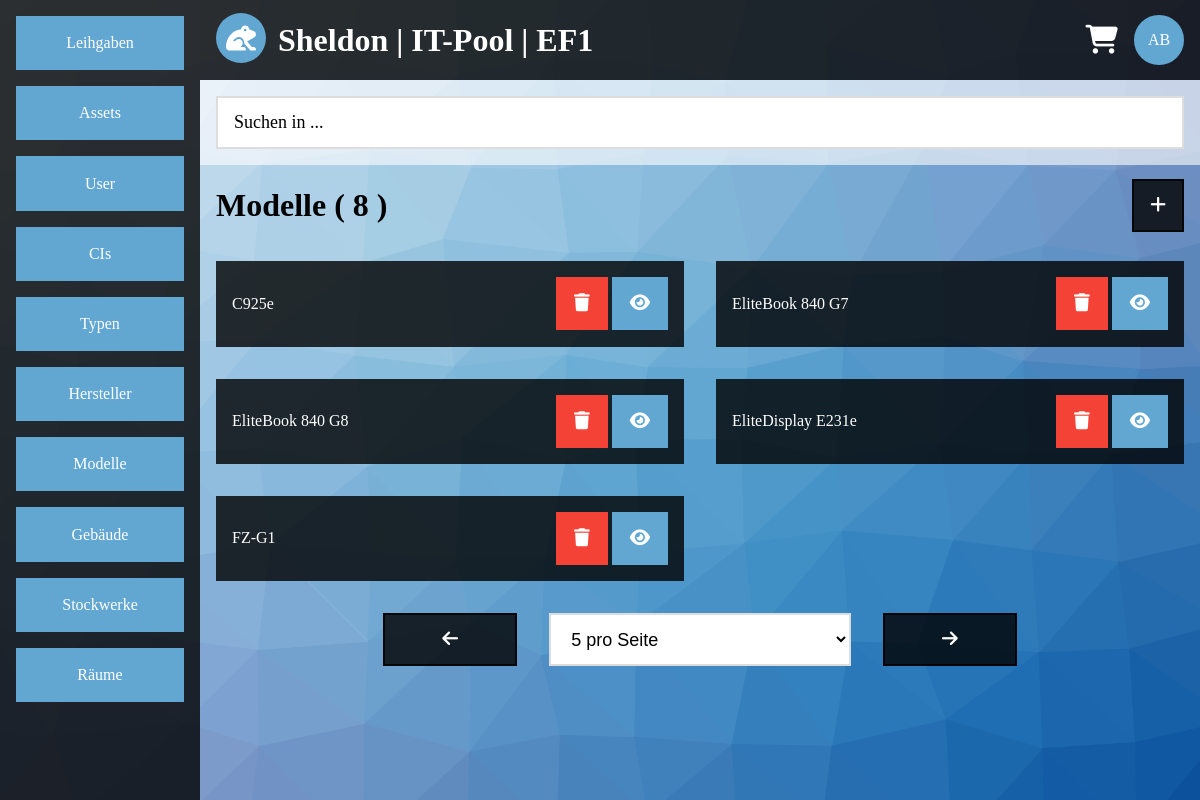
/list.php?category=model&site=0&amount=5 (signed in), run on the app's committed database.
### tables this page shows
CREATE TABLE IF NOT EXISTS `model` (
  `model_id` int(11) NOT NULL AUTO_INCREMENT,
  `model_name` varchar(200) NOT NULL,
  PRIMARY KEY (`model_id`),
  UNIQUE KEY `model_name` (`model_name`)
);

### list.php (the view, shortened to what this page needs)
<?php
require($_SERVER['DOCUMENT_ROOT'].'/include/config.inc.php');
$output = '';
$sql = mysqli_connect($app_sqlhost,$app_sqluser,$app_sqlpasswd,$app_sqldb);
if(!$sql)
{
	$output .= '<div class="container">';
	$output .= '<div class="content-center container white-alpha">';
	$output .= '<h1>Error</h1>';
	$output .= '<div class="panel black-alpha">';
	$output .= '<p>Es konnte keine Datenbankverbindung hergestellt werden.</p>';
	$output .= '</div>';
	$output .= '</div>';
	$output .= '</div>';
}
else
{
	$sql->query('SET NAMES UTF8');
	if(!empty($_GET))
	{
		if(empty($_GET['category']) || $_GET['site'] == "" || empty($_GET['amount']))
		{
			$output .= '<div class="container">';
			$output .= '<div class="content-center container white-alpha">';
			$output .= '<h1>Error</h1>';
			$output .= '<div class="panel black-alpha">';
			$output .= '<p>Es wurden nicht alle Daten gesendet.</p>';
			$output .= '</div>';
			$output .= '</div>';
			$output .= '</div>';
		}
		else
		{
			if(preg_match('/[^a-z]/',$_GET['category']) == 0)
			{
				$allowed_category = array('lend','asset','user','vendor','model','type','building','floor','room','ci');
				if(in_array($_GET['category'],$allowed_category))
				{
					if(preg_match('/[^0-9]/',$_GET['site']) == 0)
					{
						if(preg_match('/[^0-9]/',$_GET['amount']) == 0)
						{
							$allowed_amount = array(5,10,15);
							if(in_array($_GET['amount'],$allowed_amount))
							{
								$category_german = array('Leihgaben','Assets','User','Hersteller','Modelle','Typen','Geb&auml;ude','Stockwerke','R&auml;ume','CIs');
								$array_key = array_search($_GET['category'],$allowed_category);
								$archived_input = '';
								if($_GET['category'] == $allowed_category[0])
								{
									if($_GET['archived'] == "")
									{
										header('location:http://'.$_SERVER['HTTP_HOST'].'/list.php?category=lend&site=0&amount=5&archived=0');
										exit;
									}
									else
									{
										if(preg_match('/[^0-9]/',$_GET['archived']) == 0)
										{
											$allowed_archived = array(0,1);
											if(in_array($_GET['archived'],$allowed_archived))
											{
												$archived_input .= '<input type="hidden" name="archived" value="'.$_GET['archived'].'"/>';
												$query = sprintf("
												SELECT lend_id
												FROM lend
												WHERE lend_archived = '%s';",
												$sql->real_escape_string($_GET['archived']));
												$result = $sql->query($query);
												$amount_gs = mysqli_num_rows($result);
												if($amount_gs > 0)
												{
													if($_GET['site']*$_GET['amount'] >= $amount_gs)
													{
														$_GET['site'] = 0;
													}
													$i = 0;
													$output .= '<div class="container">';
													$output .= '<table class="block"><tr>';
													if($_GET['archived'] == $allowed_archived[0])
													{
														$output .= '<td class="col-l6"><h1>aktive '.$category_german[$array_key].' ( '.$amount_gs.' )</h1></td>';
														$output .= '<td class="col-l6 text-right"><a class="btn-default border border-black-alpha black-alpha hover-white-alpha hover-text-black-alpha" href="list.php?category='.$_GET['category'].'&site=0&amount=5&archived=1"><i class="fa-solid fa-file-zipper"></i></a></td>';
													}
													else if($_GET['archived'] == $allowed_archived[1])
													{
														$output .= '<td class="col-l6"><h1>archivierte '.$category_german[$array_key].' ( '.$amount_gs.' )</h1></td>';
														$output .= '<td class="col-l6 text-right"><a class="btn-default border border-black-alpha black-alpha hover-white-alpha hover-text-black-alpha" href="list.php?category='.$_GET['category'].'&site=0&amount=5&archived=0"><i class="fas fa-clock"></i></a></td>';
													}
													$output .= '</tr></table>';
													$output .= '</div>';
													$output .= '<ul class="flex block">';
													$query = sprintf("
													SELECT lend_id,user_name,user_vname,lend_user_id,lend_start
													FROM lend
													INNER JOIN user ON user_id = lend_user_id
													WHERE lend_archived = '%s'
													LIMIT %s,%s;",
													$sql->real_escape_string($_GET['archived']),
													$sql->real_escape_string($_GET['site']*$_GET['amount']),
													$sql->real_escape_string($_GET['amount']));
													$result = $sql->query($query);
													while($row = $result->fetch_array(MYSQLI_ASSOC))
													{
														$lend_start = date('d.m.Y',strtotime($row['lend_start']));
														if($i == 2)
														{
															$output .= '</ul>';
															$output .= '<ul class="flex block">';
															$i = 0;
														}
														$output .= '<li class="col-s12 col-m6 col-l6">';
														$output .= '<div class="text-center-medium text-center-small margin container display-container black-alpha">';
														$output .= '<p>'.$row['lend_user_id'].'</p>';
														$output .= '<p>'.$row['user_name'].', '.$row['user_vname'].'</p>';
														$output .= '<p>verliehen am '.$lend_start.'</p>';
														$output .= '<div class="container-large display-middle-right-large section-medium section-small">';
														$output .= '<a class="btn-default border border-light-blue light-blue hover-white hover-text-blue" href="view.php?category='.$_GET['category'].'&id='.$row['lend_id'].'"><i class="fas fa-eye"></i></a>';
														$output .= '</div>';
														$output .= '</div>';
														$output .= '</li>';
														$i++;
													}
													$output .= '</ul>';
												}
												else
												{
													$output .= '<div class="container">';
													$output .= '<div class="content-center container white-alpha">';
													$output .= '<h1>Info</h1>';
													$output .= '<div class="panel black-alpha">';
													$output .= '<p>Es wurden keine Eintr&auml;ge gefunden.</p>';
													$output .= '<p><a class="block btn-default border border-light-blue light-blue hover-white hover-text-blue" href="list.php?category='.$_GET['category'].'&site=0&amount=5&archived=0">aktive Leihgaben</a></p>';
													$output .= '<p><a class="block btn-default border border-light-blue light-blue hover-white hover-text-blue" href="list.php?category='.$_GET['category'].'&site=0&amount=5&archived=1">archivierte Leihgaben</a></p>';
													$output .= '</div>';
													$output .= '</div>';
													$output .= '</div>';
												}
											}
											else
											{
												header('location:http://'.$_SERVER['HTTP_HOST'].'/list.php?category=lend&site=0&amount=5&archived=0');
												exit;
											}
										}
										else
										{
											header('location:http://'.$_SERVER['HTTP_HOST'].'/list.php?category=lend&site=0&amount=5&archived=0');
											exit;
										}
									}
								}
								else
								{
									$query = sprintf("
									SELECT %s_id
									FROM %s;",
									$sql->real_escape_string($_GET['category']),
									$sql->real_escape_string($_GET['category']));
									$result = $sql->query($query);
									$amount_gs = mysqli_num_rows($result);
									if($amount_gs > 0)
									{
										$i = 0;
										$output .= '<div class="container">';
										$output .= '<table class="block"><tr>';
										$output .= '<td class="col-l6"><h1>'.$category_german[$array_key].' ( '.$amount_gs.' )</h1></td>';
										$output .= '<td class="col-l6"><div class="text-right"><a class="btn-default border border-black-alpha black-alpha hover-white-alpha hover-text-black-alpha" href="add.php?category='.$_GET['category'].'"><i class="fas fa-plus"></i></a></div></td>';
										$output .= '</tr></table>';
										$output .= '</div>';
										$output .= '<ul class="flex block">';
										if($_GET['category'] == $allowed_category[1])
										{
											$query = sprintf("
											SELECT asset_id,type_name,vendor_name,model_name,asset_serial,asset_locked
											FROM asset
											INNER JOIN type ON type_id = asset_type_id
											INNER JOIN vendor ON vendor_id = asset_vendor_id
											INNER JOIN model ON model_id = asset_model_id
											LIMIT %s,%s;",
											$sql->real_escape_string($_GET['site']*$_GET['amount']),
											$sql->real_escape_string($_GET['amount']));
											$result = $sql->query($query);
											while($row = $result->fetch_array(MYSQLI_ASSOC))
											{
												if($i == 2)
												{
													$output .= '</ul>';
													$output .= '<ul class="flex block">';
													$i = 0;
												}
												$output .= '<li class="col-s12 col-m6 col-l6">';
												$output .= '<div class="text-center-medium text-center-small margin container display-container black-alpha">';
												$output .= '<p>'.$row['type_name'].' / '.$row['vendor_name'].' / '.$row['model_name'].'</p>';
												$output .= '<p>'.$row['asset_serial'].'</p>';
												$output .= '<div class="container-large display-middle-right-large section-medium section-small">';
												$output .= '<a class="btn-default border border-red red hover-white hover-text-red" href="del.php?category='.$_GET['category'].'&id='.$row['asset_id'].'&returnto='.urlencode('http://'.$_SERVER['HTTP_HOST'].'/list.php?category='.$_GET['category'].'&site='.$_GET['site'].'&amount='.$_GET['amount']).'"><i class="fas fa-trash"></i></a> ';
												$output .= '<a class="btn-default border border-light-blue light-blue hover-white hover-text-blue" href="view.php?category='.$_GET['category'].'&id='.$row['asset_id'].'&tab=general"><i class="fas fa-eye"></i></a> ';
												if(!$row['asset_locked'])
												{
													$output .= '<a class="btn-default border border-light-blue light-blue hover-white hover-text-blue" href="cart.php?aktion=add&category='.$_GET['category'].'&id='.$row['asset_id'].'"><i class="fas fa-shopping-cart"></i> <i class="fas fa-plus"></i></a>';
												}
												$output .= '</div>';
												$output .= '</div>';
												$output .= '</li>';
												$i++;
											}
										}
										else
										{
											$query = sprintf("
											SELECT %s_id,%s_name
											FROM %s
											LIMIT %s,%s;",
											$sql->real_escape_string($_GET['category']),
											$sql->real_escape_string($_GET['category']),
											$sql->real_escape_string($_GET['category']),
											$sql->real_escape_string($_GET['site']*$_GET['amount']),
											$sql->real_escape_string($_GET['amount']));
											$result = $sql->query($query);
											while($row = $result->fetch_array(MYSQLI_NUM))
											{
												if($i == 2)
												{
													$output .= '</ul>';
													$output .= '<ul class="flex block">';
													$i = 0;
												}
												$output .= '<li class="col-s12 col-m6 col-l6">';
												$output .= '<div class="margin container black-alpha">';
												$output .= '<table class="block">';
												$output .= '<tr>';
												$output .= '<td>';
												$output .= '<p>'.$row[1].'</p>';
												$output .= '</td>';
												$output .= '<td>';
												$output .= '<p class="text-right">';
												$output .= '<a class="btn-default border border-red red hover-white hover-text-red" href="del.php?category='.$_GET['category'].'&id='.$row[0].'&returnto='.urlencode('http://'.$_SERVER['HTTP_HOST'].'/list.php?category='.$_GET['category'].'&site='.$_GET['site'].'&amount='.$_GET['amount']).'"><i class="fas fa-trash"></i></a> ';
												$output .= '<a class="btn-default border border-light-blue light-blue hover-white hover-text-blue" href="view.php?category='.$_GET['category'].'&id='.$row[0].'"><i class="fas fa-eye"></i></a>';
												$output .= '</p>';
												$output .= '</td>';
												$output .= '</tr>';
												$output .= '</table>';
												$output .= '</div>';
												$output .= '</li>';
												$i++;
											}
										}
										$output .= '</ul>';
									}
								}
								if($amount_gs > $_GET['amount'])
								{
									$sites = ceil($amount_gs/$_GET['amount']);
									$next_site = $_GET['site']+1;
									$previous_site = $_GET['site']-1;
									if($previous_site < 0)
									{
										$previous_site = $sites-1;
									}
									$output .= '<ul class="flex-center">';
									$output .= '<li class="col-s3 col-m4 col-l2">';
									$output .= '<div class="margin">';
									$output .= '<form action="list.php" method="get">';
									$output .= '<input type="hidden" name="category" value="'.$_GET['category'].'"/>';
									$output .= '<input type="hidden" name="site" value="'.$previous_site.'"/>';
									$output .= '<input type="hidden" name="amount" value="'.$_GET['amount'].'"/>';
									$output .= $archived_input;
									$output .= '<button class="block btn-default border border-black-alpha black-alpha hover-white-alpha hover-text-black-alpha" type="submit"><i class="fas fa-arrow-left"></i></button>';
									$output .= '</form>';
									$output .= '</div>';
									$output .= '</li>';
									$output .= '<li class="col-s6 col-m4 col-l4">';
									$output .= '<div class="margin">';
									$output .= '<form action="list.php" method="get">';
									$output .= '<input type="hidden" name="category" value="'.$_GET['category'].'"/>';
									$output .= '<input type="hidden" name="site" value="0"/>';
									$output .= '<select onchange="document.forms[1].submit();" class="input-default border border-grey focus-border-black-alpha" name="amount">';
									$output .= '<option disabled selected value="">'.$_GET['amount'].' pro Seite</option>';
									$output .= '<option value="5">5 pro Seite</option>';
									$output .= '<option value="10">10 pro Seite</option>';
									$output .= '<option value="15">15 pro Seite</option>';
									$output .= '</select>';
									$output .= $archived_input;
									$output .= '</form>';
									$output .= '</div>';
									$output .= '</li>';
									$output .= '<li class="col-s3 col-m4 col-l2">';
									$output .= '<div class="margin">';
									$output .= '<form action="list.php" method="get">';
									$output .= '<input type="hidden" name="category" value="'.$_GET['category'].'"/>';
									$output .= '<input type="hidden" name="site" value="'.$next_site.'"/>';
									$output .= '<input type="hidden" name="amount" value="'.$_GET['amount'].'"/>';
									$output .= $archived_input;
									$output .= '<button class="block btn-default border border-black-alpha black-alpha hover-white-alpha hover-text-black-alpha" type="submit"><i class="fas fa-arrow-right"></i></button>';
									$output .= '</form>';
									$output .= '</div>';
									$output .= '</li>';
									$output .= '</ul>';
								}
							}
						}
					}
				}
			}
		}
	}
}
?>
<!DOCTYPE HTML>
<html lang="de">
	<head>
		<?php
		require($_SERVER['DOCUMENT_ROOT'].'/include/head.inc.php');
		?>
	</head>
	<body>
		<?php
		require($_SERVER['DOCUMENT_ROOT'].'/include/body.inc.php');
		?>
	</body>
</html>

### css/main.css (style rules this page uses)
* { box-sizing:border-box; }
html,body { margin:0; height:100vh; }
select option { background-color:#ffffff; color:#000000; }
a { text-decoration:none; color:inherit; }
table { border-spacing:0px; margin:0; padding:0; }
table td { padding:0; }
ul { padding:0; margin:0; list-style-type:none; }
select { height:53px; }
ul.flex, ul.flex-center { display:flex; flex-direction:row; }
ul.flex { flex-wrap:wrap; }
ul.flex-center { justify-content:center; align-items:center; }
.block { width:100%; }
.container { padding:.1px 16px; display:block; }
.margin { margin:16px; }
.btn-default { display:inline-block; border:none; text-decoration:none; text-align:center; font-size:18px; padding:14px 16px; cursor:pointer; }
.input-default { width:100%; padding:14px 16px; font-size:18px; border:none; background-color:#ffffff; color:#000000; cursor:pointer; }
.black-alpha { background-color:rgba(0,0,0,0.8); color:#ffffff; }
.red { background-color:#f44336; color:#ffffff; }
.light-blue { background-color:#62a7d2; color:#ffffff; }
.border { border-width:2px; border-style:solid; }
.border-light-blue { border-color:#62a7d2; }
.border-red { border-color:#f44336; }
.border-grey { border-color:#dddddd; }
.border-black-alpha { border-color:rgba(0,0,0,0.8); }
.text-right { text-align:right; }
@media (min-width:993px) { .col-l2 { width:16.6666%; } }
@media (min-width:993px) { .col-l4 { width:33.3333%; } }
@media (min-width:993px) { .col-l6 { width:50%; } }

### data on the page
model: model_name "C925e"
model: model_name "EliteBook 840 G7"
model: model_name "EliteBook 840 G8"
model: model_name "EliteDisplay E231e"
model: model_name "FZ-G1"

### other printed values
$app_org "EF1"
$initials "AB"
$category_german[$array_key] "Modelle"
$amount_gs "8"
form field amount "5 pro Seite"
